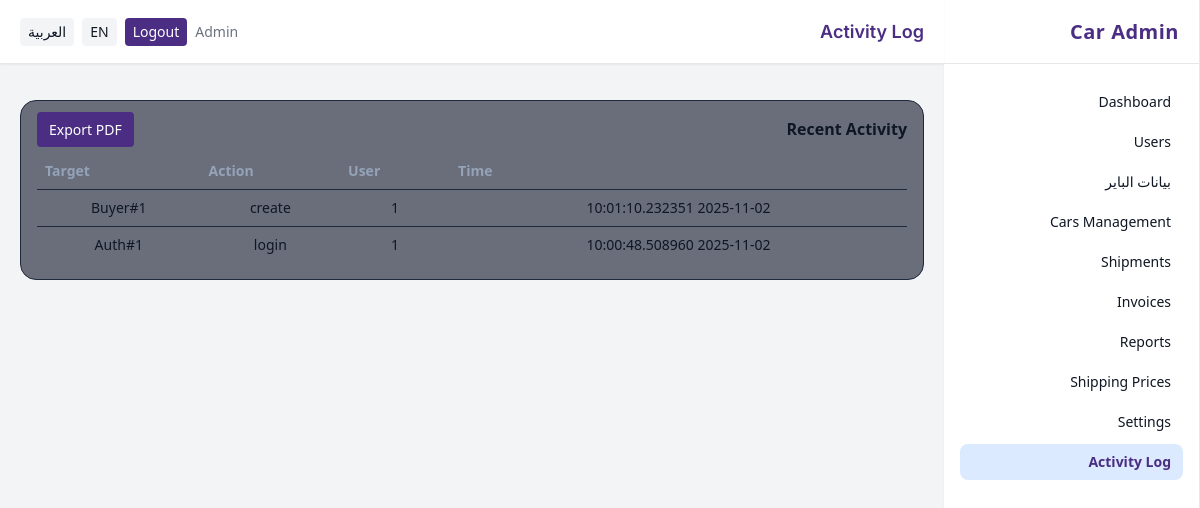
The page /admin/activity (signed in) on the database as committed earlier.
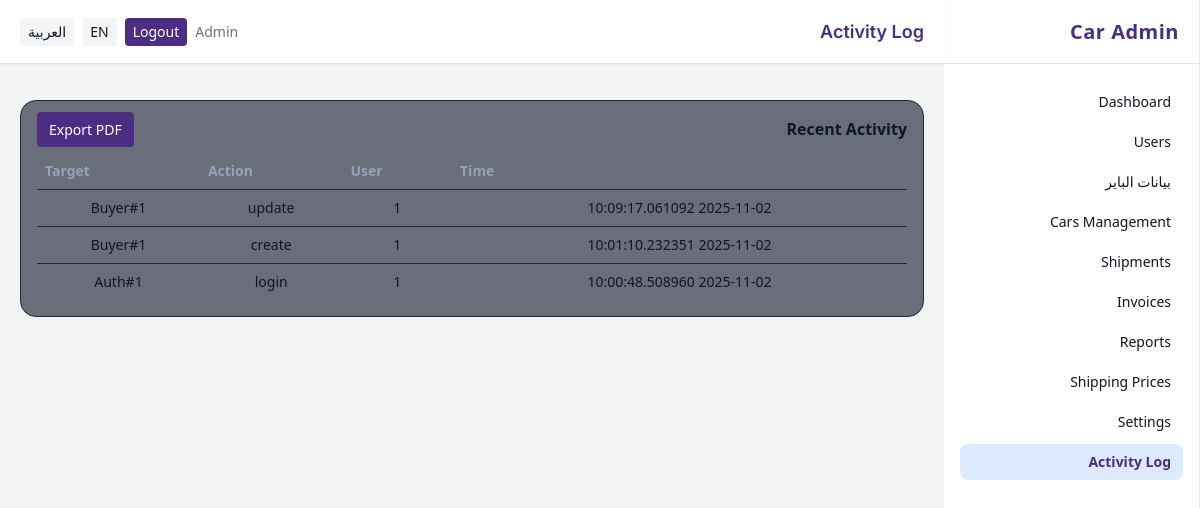
The same page on the database as committed later.
### app/models.py (models this page shows)
class AuditLog(db.Model):
    __tablename__ = "audit_logs"
    id = db.Column(db.Integer, primary_key=True)
    user_id = db.Column(db.Integer, db.ForeignKey("users.id"))
    action = db.Column(db.String(200))
    target_type = db.Column(db.String(100))
    target_id = db.Column(db.Integer)
    meta = db.Column(db.JSON)
    timestamp = db.Column(db.DateTime, default=datetime.utcnow)

### app/blueprints/admin/routes.py (the view, shortened to what this page needs)
@admin_bp.route("/activity")
@role_required("admin")
def activity_log():
    from io import BytesIO
    from reportlab.lib.pagesizes import A4
    from reportlab.pdfgen import canvas
    export = request.args.get("export")
    logs = db.session.query(AuditLog).order_by(AuditLog.timestamp.desc()).limit(200).all()
    return render_template("admin/activity_log.html", logs=logs)

### app/models.py (called while the page is built)
    @property
    def is_active(self):
        return bool(self.active)

### app/security.py (called while the page is built)
def _canonicalize_role(role_name: str | None) -> str | None:
    if not role_name:
        return None
    name = role_name.strip().lower()
    synonyms = {
        "staff": "employee",
        "employees": "employee",
    }
    return synonyms.get(name, name)

def role_required(*allowed_roles: str) -> Callable:
    normalized_allowed = {
        r for r in (_canonicalize_role(r) for r in allowed_roles) if r is not None
    }
    def decorator(view_func: Callable) -> Callable:
        @wraps(view_func)
        @login_required
        def wrapper(*args, **kwargs):
            user_role = getattr(getattr(current_user, "role", None), "name", None)
            user_role_norm = _canonicalize_role(user_role)
            if not user_role_norm or user_role_norm not in normalized_allowed:
                abort(403)
            return view_func(*args, **kwargs)
        return wrapper
    return decorator

### app/templates/admin/activity_log.html (shortened to what this page needs)
{% extends "base_admin.html" %}
{% block header %}{{ _('Activity Log') }}{% endblock %}
{% block content %}
<div class="bg-slate-900/60 border border-slate-800 rounded-2xl p-4">
  <div class="flex justify-between items-center mb-3">
    <h2 class="font-semibold">{{ _('Recent Activity') }}</h2>
    <div>
      <a href="{{ url_for('admin.activity_log') }}?export=pdf" class="px-3 py-2 text-sm rounded bg-primary text-white">{{ _('Export PDF') }}</a>
    </div>
  </div>
  <table class="w-full text-sm">
    <thead>
      <tr class="text-left text-slate-400">
        <th class="p-2">{{ _('Time') }}</th>
        <th class="p-2">{{ _('User') }}</th>
        <th class="p-2">{{ _('Action') }}</th>
        <th class="p-2">{{ _('Target') }}</th>
      </tr>
    </thead>
    <tbody>
      {% for a in logs %}
      <tr class="border-t border-slate-800">
        <td class="p-2">{{ a.timestamp }}</td>
        <td class="p-2">{{ a.user_id }}</td>
        <td class="p-2">{{ a.action }}</td>
        <td class="p-2">{{ a.target_type }}#{{ a.target_id }}</td>
      </tr>
      {% else %}
      <tr>
        <td colspan="4" class="p-3 text-slate-500">{{ _('No activity yet') }}</td>
      </tr>
      {% endfor %}
    </tbody>
  </table>
</div>
{% endblock %}

Rows that differ between the two databases and show on the page:
added AuditLog: timestamp "2025-11-02 10:09:17.061092", user_id "1", action "update", target_type "Buyer", target_id "1"
